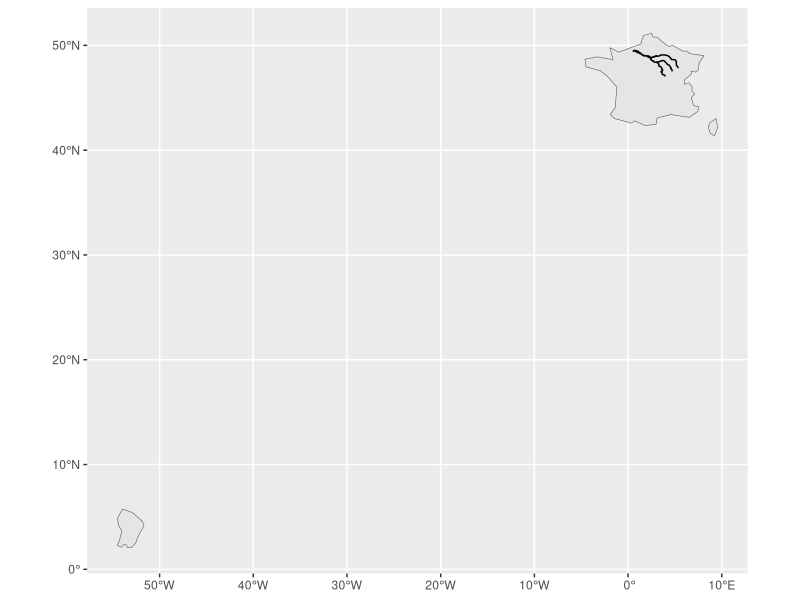
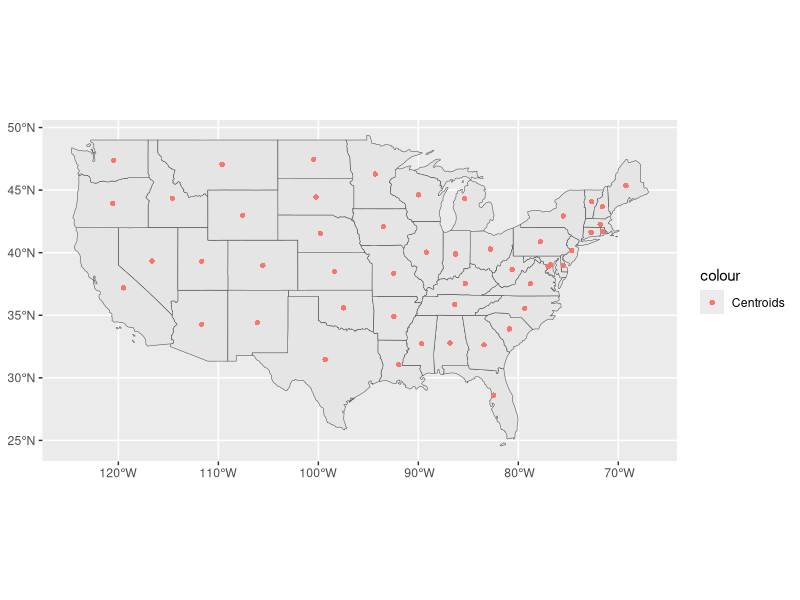
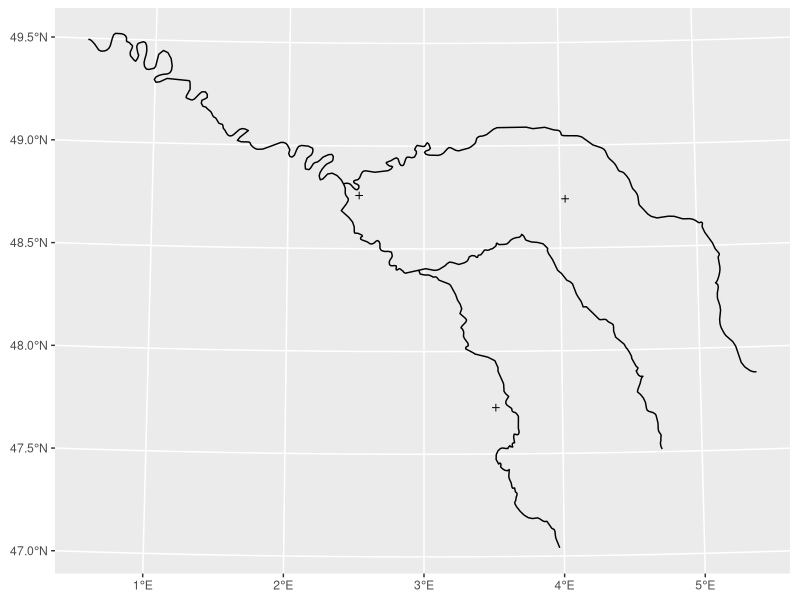
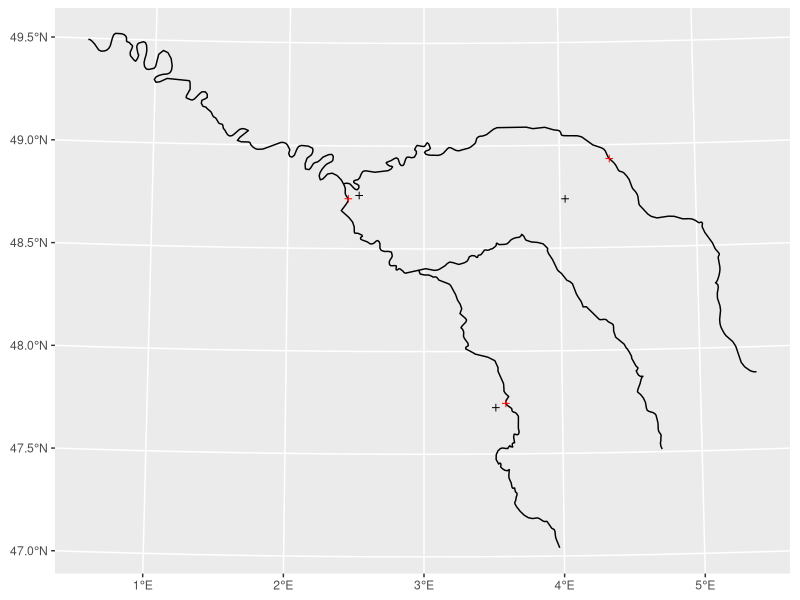
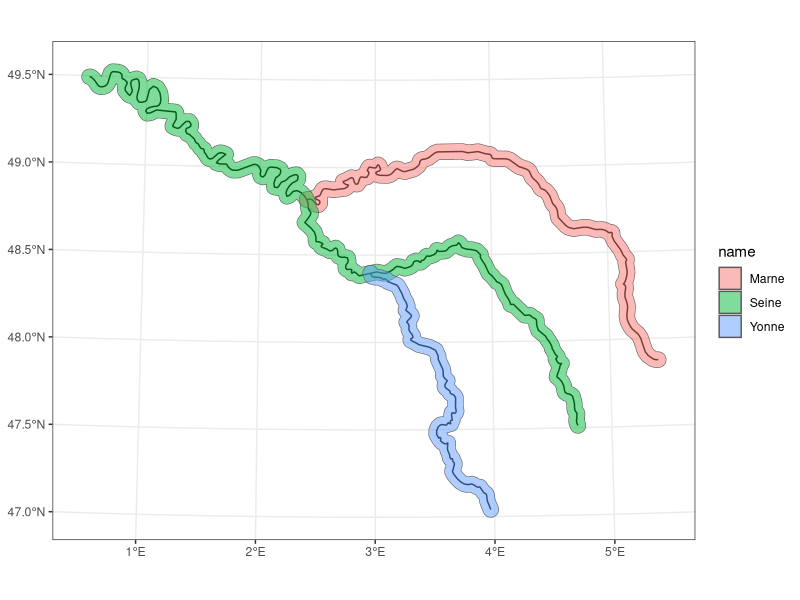
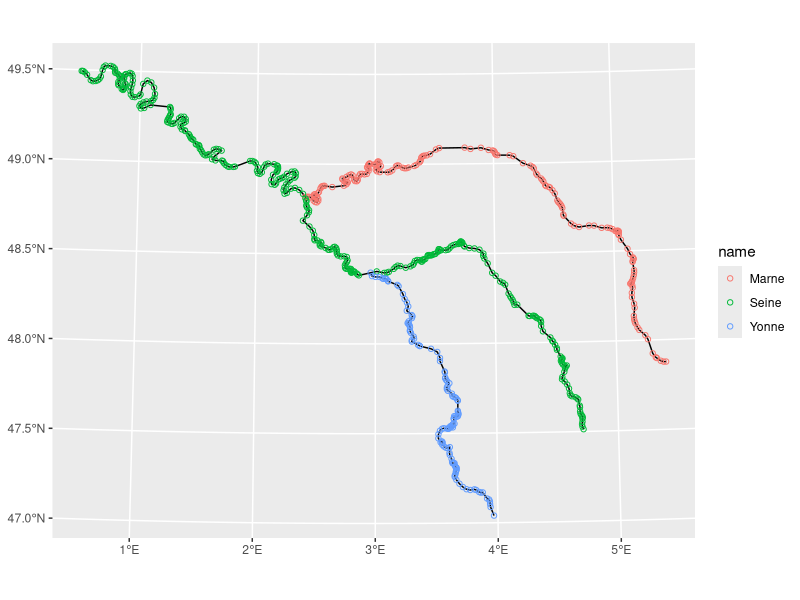
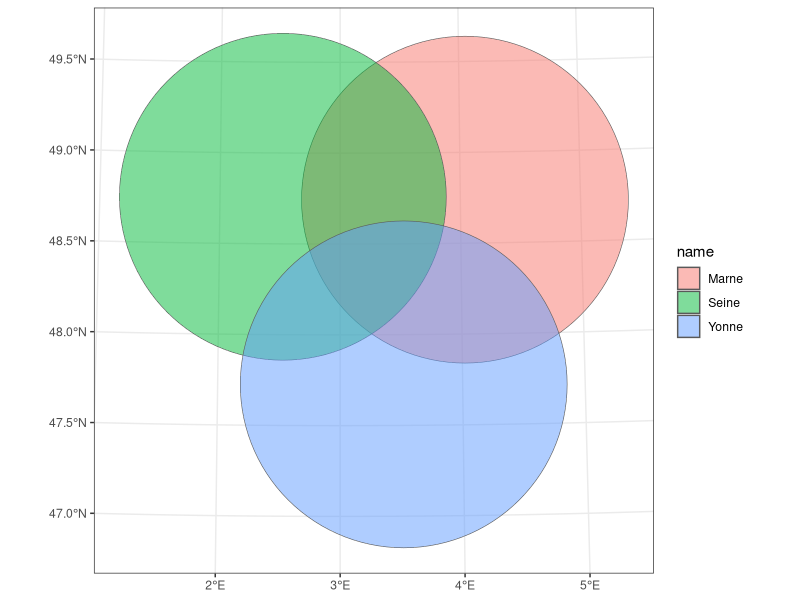
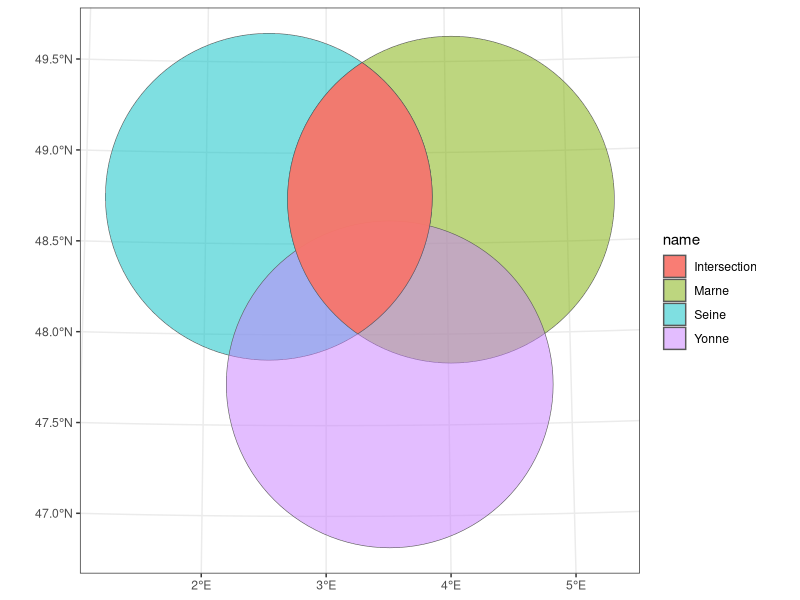

Recreate these plots in R, in order.
## ------------------------------------------------------
## 01_CLASS04.R - R Script for Lecture 04 (GIS course).

# version: 1.0
# Author: Bruno Conte Leite @2023-24
# b.conte@unibo.it

## ------------------------------------------------------

library(sf) # simple features' library
library(spData) # library of spatial datasets
library(tidyverse) # dplyr, ggplot, ...

# 1. UNARY GEOMETRY OPERATIONS ----

# 1.1. Simplification
sf.river <- seine
# Rivers in France:
ggplot() + 
  geom_sf(data = world %>% filter(iso_a2=='FR')) +
  geom_sf(data = sf.river)

# Simplifying (reducing resolution)
sf.river.simple <- st_simplify(
  sf.river,
  dTolerance = 2000 # tolerance (in meters): the largest, the lower the resol
  )
rm(sf.river.simple)

# 1.2. Centroids

sf.usstates <- us_states
sf.usstates
sf.us.centroids <- st_centroid(sf.usstates)
sf.us.centroids

# Fields (variables) are kept:
names(sf.usstates)
names(sf.us.centroids)

# Visualizing
ggplot() +
  geom_sf(data = sf.usstates) +
  geom_sf(data = sf.us.centroids, aes(color = 'Centroids'), shape = 16)

# Important: centroids might not overlap
# with the geometry!

ggplot() +
  geom_sf(data = sf.river) +
  geom_sf(data = st_centroid(sf.river), shape = 3)

# Use st_point_on_surface():

sf.river.centroid.surface <- st_point_on_surface(sf.river)

ggplot() +
  geom_sf(data = sf.river) +
  geom_sf(data = st_centroid(sf.river), shape = 3) +
  geom_sf(data = sf.river.centroid.surface, shape = 3, color='red')


# 1.3. Buffers:

# Use st_buffer()

sf.river.buffer <- st_buffer(
  sf.river,
  dist = 5000 # 5 km (distance is in meters!)
  )

ggplot() +
  geom_sf(data = sf.river) +
  geom_sf(data = sf.river.buffer, aes(fill=name), alpha=.5) +
  theme_bw()

# 1.4. Type transformations (casting)

sf.river <- seine
sf.cast <- st_cast(x = sf.river, to = 'MULTIPOINT')

ggplot() +
  geom_sf(data = sf.river) +
  geom_sf(data = sf.cast, aes(color = name),shape = 1)

# 1.5. Affine transformations: shifting, scaling, 
# rotating; see Chapter 5.2.4 of
# https://r.geocompx.org/geometry-operations.html

# ----

# 2. BINARY GEOMETRY OPERATIONS: ----

# 2.1. Clipping:

sf.circles <- st_centroid(seine) %>% 
  st_buffer(dist=100000)

ggplot() + 
  geom_sf(data = sf.circles, aes(fill=name),alpha=.5) +
  theme_bw()

# Clipping: must use unitary geometries!

sf.circle.1 <- sf.circles[1,]
sf.circle.2 <- sf.circles[2,]

sf.intersection <- st_intersection(
  sf.circle.1,
  sf.circle.2
  )
# look at the name of the fields (variables)
sf.intersection

ggplot() + 
  geom_sf(data = sf.circles, aes(fill=name),alpha=.5) +
  geom_sf(data = sf.intersection, aes(fill='Intersection'),alpha=.95) +
  theme_bw()

# Trying other clipping topological
# relationship (difference)
sf.difference <- st_difference(
  sf.circle.1,
  sf.circle.2
)

ggplot() + 
  geom_sf(data = sf.circles, aes(fill=name),alpha=.5) +
  geom_sf(data = sf.difference, aes(fill='Difference'),alpha=.95) +
  theme_bw()

# 2.2. Unions:

# Recall: attribute (or spatial) aggregation
# do unite (dissolve) touching geometries (i.e.
# polygons).

# However, if one wants to unite two TOUCHING
# polygons, use st_union():

sf.union <- st_union(
  sf.circle.1,
  sf.circle.2
)

ggplot() + 
  geom_sf(data = sf.circles, aes(fill=name),alpha=.5) +
  geom_sf(data = sf.union, aes(fill='Union'),alpha=.95) +
  theme_bw()

# 2.3. Distances:

# Use st_distance() - calculates MINIMUM 
# DISTANCES.

sf.river <- seine
sf.centr <- st_centroid(sf.river)

st_distance(sf.river)
st_distance(sf.centr)
st_distance(sf.centr,sf.river)
st_distance(sf.centr,sf.river,by_element = T)

# ----





























# 
# 
